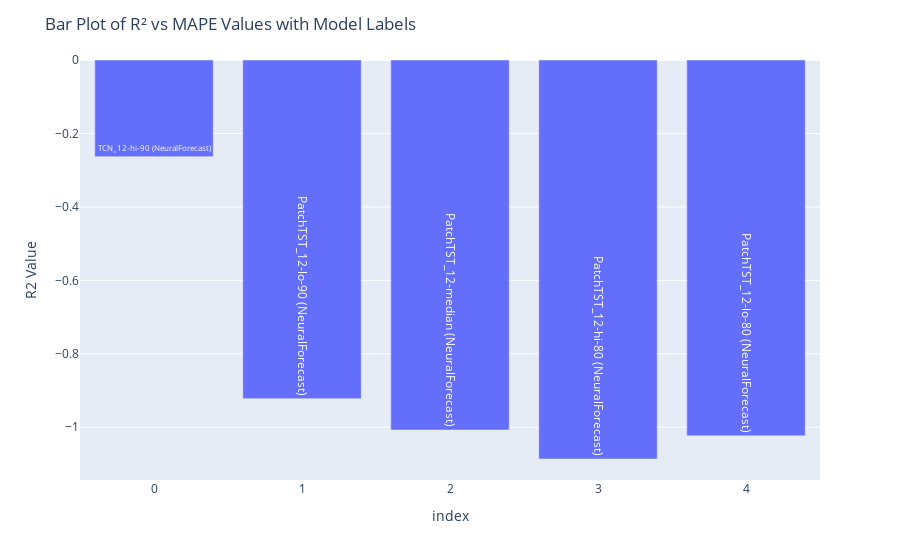

The notebook cell saved with this chart:
### Code cell
# Assuming df_results contains columns 'R2', 'MAPE', and 'Model'
fig = px.bar(df_results, y='R2 Score', text='Model')

fig.update_layout(
    title='Bar Plot of R² vs MAPE Values with Model Labels',
    xaxis_title='index',
    yaxis_title='R2 Value'
)

fig.show()

### Figure 1 — Plotly figure (JSON) as saved in the notebook; plotly's stock layout.template omitted (floating-point values rounded to 4 significant figures)
{"data": [{"alignmentgroup": "True", "hovertemplate": "_index=%{x}<br>R2 Score=%{y}<br>Model=%{text}<extra></extra>", "legendgroup": "", "marker": {"color": "#636efa", "pattern": {"shape": ""}}, "name": "", "offsetgroup": "", "orientation": "v", "showlegend": false, "text": ["TCN_12-hi-90 (NeuralForecast)", "PatchTST_12-lo-90 (NeuralForecast)", "PatchTST_12-median (NeuralForecast)", "PatchTST_12-hi-80 (NeuralForecast)", "PatchTST_12-lo-80 (NeuralForecast)"], "textposition": "auto", "type": "bar", "x": [0, 1, 2, 3, 4], "xaxis": "x", "y": [-0.2632, -0.9221, -1.007, -1.086, -1.023], "yaxis": "y"}], "layout": {"barmode": "relative", "legend": {"tracegroupgap": 0}, "margin": {"t": 60}, "title": {"text": "Bar Plot of R² vs MAPE Values with Model Labels"}, "xaxis": {"anchor": "y", "domain": [0, 1], "title": {"text": "index"}}, "yaxis": {"anchor": "x", "domain": [0, 1], "title": {"text": "R2 Value"}}}}
